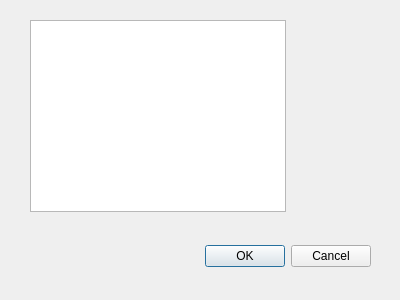
<?xml version="1.0" encoding="UTF-8"?>
<ui version="4.0">
 <class>Dialog</class>
 <widget class="QDialog" name="Dialog">
  <property name="geometry">
   <rect>
    <x>0</x>
    <y>0</y>
    <width>400</width>
    <height>300</height>
   </rect>
  </property>
  <property name="windowTitle">
   <string>Dialog</string>
  </property>
  <widget class="QDialogButtonBox" name="buttonBox">
   <property name="geometry">
    <rect>
     <x>30</x>
     <y>240</y>
     <width>341</width>
     <height>32</height>
    </rect>
   </property>
   <property name="orientation">
    <enum>Qt::Horizontal</enum>
   </property>
   <property name="standardButtons">
    <set>QDialogButtonBox::Cancel|QDialogButtonBox::Ok</set>
   </property>
  </widget>
  <widget class="QListWidget" name="listWidget">
   <property name="geometry">
    <rect>
     <x>30</x>
     <y>20</y>
     <width>256</width>
     <height>192</height>
    </rect>
   </property>
  </widget>
 </widget>
 <resources/>
 <connections>
  <connection>
   <sender>buttonBox</sender>
   <signal>accepted()</signal>
   <receiver>Dialog</receiver>
   <slot>accept()</slot>
   <hints>
    <hint type="sourcelabel">
     <x>248</x>
     <y>254</y>
    </hint>
    <hint type="destinationlabel">
     <x>157</x>
     <y>274</y>
    </hint>
   </hints>
  </connection>
  <connection>
   <sender>buttonBox</sender>
   <signal>rejected()</signal>
   <receiver>Dialog</receiver>
   <slot>reject()</slot>
   <hints>
    <hint type="sourcelabel">
     <x>316</x>
     <y>260</y>
    </hint>
    <hint type="destinationlabel">
     <x>286</x>
     <y>274</y>
    </hint>
   </hints>
  </connection>
 </connections>
</ui>
